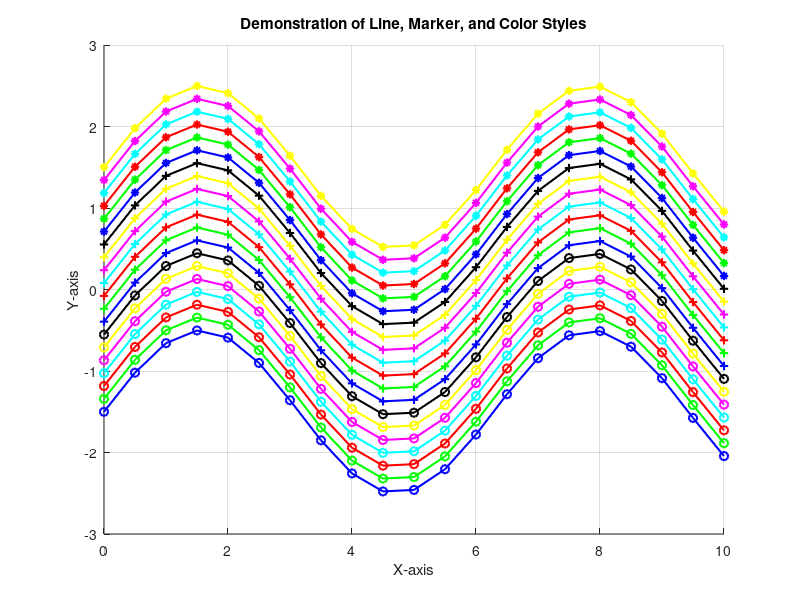

Reproduce this figure in MATLAB.
% Define x values
x = 0:0.5:10;

% Define y values with an offset for each line
y_base = sin(x); % Base sine wave
offsets = linspace(-1.5, 1.5, 20); % Offsets for each line

% Line styles, marker styles, and colors
line_styles = {'-', '--', ':', '-.'};
marker_styles = {'o', '+', '*', '.', 'x', 's', 'd', '^', 'v', '>', '<', 'p', 'h'};
colors = {'b', 'g', 'r', 'c', 'm', 'y', 'k'};

% Create a new figure
figure;
hold on;

% Counter to track combinations
comb_counter = 1;

% Loop through combinations
for ls = 1:length(line_styles)
    for ms = 1:length(marker_styles)
        for c = 1:length(colors)
            % Stop if we've exhausted the offset range
            if comb_counter > length(offsets), break; end
            
            % Compute y values with offset
            y = y_base + offsets(comb_counter);
            
            % Generate style string
            style = strcat(colors{c}, line_styles{ls}, marker_styles{ms});
            
            % Plot with the current style
            plot(x, y, style, 'LineWidth', 1.5, 'MarkerSize', 6);
            
            % Increment counter
            comb_counter = comb_counter + 1;
        end
    end
end

% Add labels, title, and legend
xlabel('X-axis');
ylabel('Y-axis');
title('Demonstration of Line, Marker, and Color Styles');
grid on;

% Adjust plot limits
ylim([-3 3]);
hold off;
